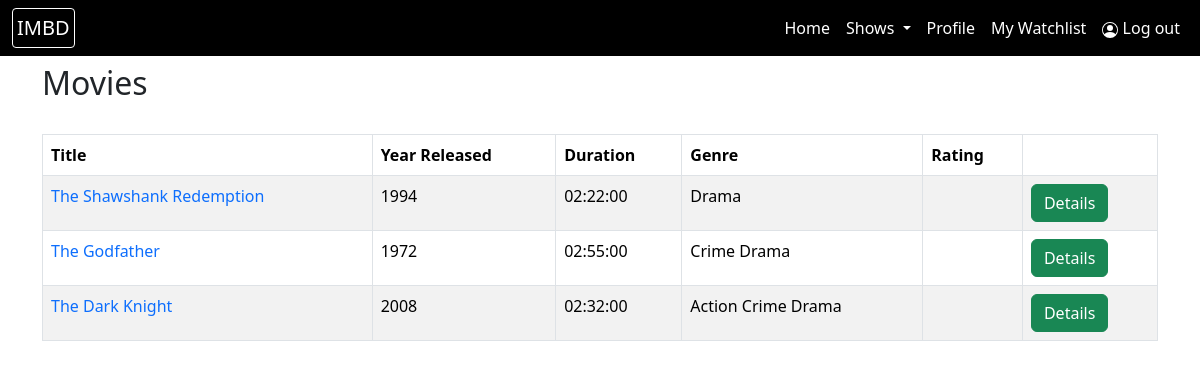
The page /user/user_movie.php on the database its author committed.
### tables this page shows
CREATE TABLE `content` (
  `content_id` int(11) NOT NULL,
  `title` varchar(255) NOT NULL,
  `year_released` year(4) NOT NULL,
  `duration` time DEFAULT NULL,
  `seasons` int(11) DEFAULT NULL,
  `type` varchar(50) NOT NULL
);

CREATE TABLE `genre` (
  `content_id` int(11) NOT NULL,
  `genre_name` varchar(100) NOT NULL
);

### user/user_movie.php (the view, shortened to what this page needs)
<?php include("user_header.php"); ?>
<?php include("../db_connect.php"); ?>
<?php include("navber_user.php"); ?>
<div class="container">
    <h2>Movies</h2><br>
    <table class="table table-hover table-bordered table-striped">
        <thead>
            <tr>
                <th>Title </th>
                <th>Year Released </th>
                <th>Duration </th>
                <th>Genre </th>
                <th>Rating </th>
                <th></th>
            </tr>
        </thead>
        <tbody>
            <?php
                $view_query = "SELECT * FROM content WHERE type='movie'";
                $result = mysqli_query($conn, $view_query);
                if (!$result){
                    die("Query Failed".mysqli_error());
                }
                else{
                    while($row=mysqli_fetch_assoc($result)){
                        ?>
                    <tr>
                        <td><a href="details_page.php?id=<?php echo $row['content_id']; ?>" class="text-decoration-none"> <?php echo $row['title']; ?></a></td>
                        <td> <?php echo($row['year_released']) ?> </td>
                        <td> <?php echo($row['duration']) ?> </td>
                        <td>
                            <?php
                            $content_id = $row['content_id'];
                            $genre_query = "SELECT * FROM `genre` WHERE content_id = $content_id" ;
                            $result_genre = mysqli_query($conn, $genre_query);
                            while($row_genre=mysqli_fetch_assoc($result_genre)){
                                echo($row_genre['genre_name']);
                            }
                            ?>
                        </td>
                        <td></td>
                        <td><a href="details_page.php?id=<?php echo $row['content_id']; ?>" class="btn btn-success">Details</td>
                    </tr>
                        <?php
                    }
                }
            ?>
        </table>
</div>
<?php include("../footer.php"); ?>

### user/user_header.php (shortened to what this page needs)
<!DOCTYPE html>
<html lang="en">
<head>
    <link rel="stylesheet" type="text/css" href="style.css">
    <link href="https://cdn.jsdelivr.net/npm/bootstrap@5.3.2/dist/css/bootstrap.min.css"
    rel="stylesheet"
>
</head>
<body>

### user/navber_user.php (shortened to what this page needs)
<div class="nav-container">
        <nav class="navbar navbar-expand-lg bg-black mb-2" data-bs-theme="dark">
            <div class="container-fluid my">
                <a class="navbar-brand text-white border border-white rounded-1 p-1" href="#">IMBD</a>
                <div class="collapse navbar-collapse my" id="navbarNavDropdown">
                    <ul class="navbar-nav ms-auto mb-2 mb-lg-0">
                        <li class="nav-item">
                            <a class="nav-link active text-white" aria-current="page" href="#">Home</a>
                        </li>
                        <li class="nav-item dropdown">
                            <a class="nav-link active text-white dropdown-toggle" href="#" role="button" data-bs-toggle="dropdown" aria-expanded="false">
                                Shows
                            </a>
                        </li>
                        <li class="nav-item">
                            <a class="nav-link active text-white" href="profile.php">Profile</a>
                        </li>
                        <li class="nav-item">
                            <a class="nav-link active text-white" href="show_watchlist.php">My Watchlist</a>
                        </li>
                        <li class="nav-item">
                            <a class="nav-link active text-white" href="details_page.php"> Log out</a>
                        </li>
                    </ul>
                </div>
            </div>
        </nav>
    </div>

### footer.php (shortened to what this page needs)
</body>
</html>

### rows shown on the page
content: title "The Shawshank Redemption", year_released "1994", duration "02:22:00"
genre: genre_name "Drama"
content: title "The Godfather", year_released "1972", duration "02:55:00"
genre: genre_name "Crime"
genre: genre_name "Drama"
content: title "The Dark Knight", year_released "2008", duration "02:32:00"
genre: genre_name "Action"
genre: genre_name "Crime"
genre: genre_name "Drama"
